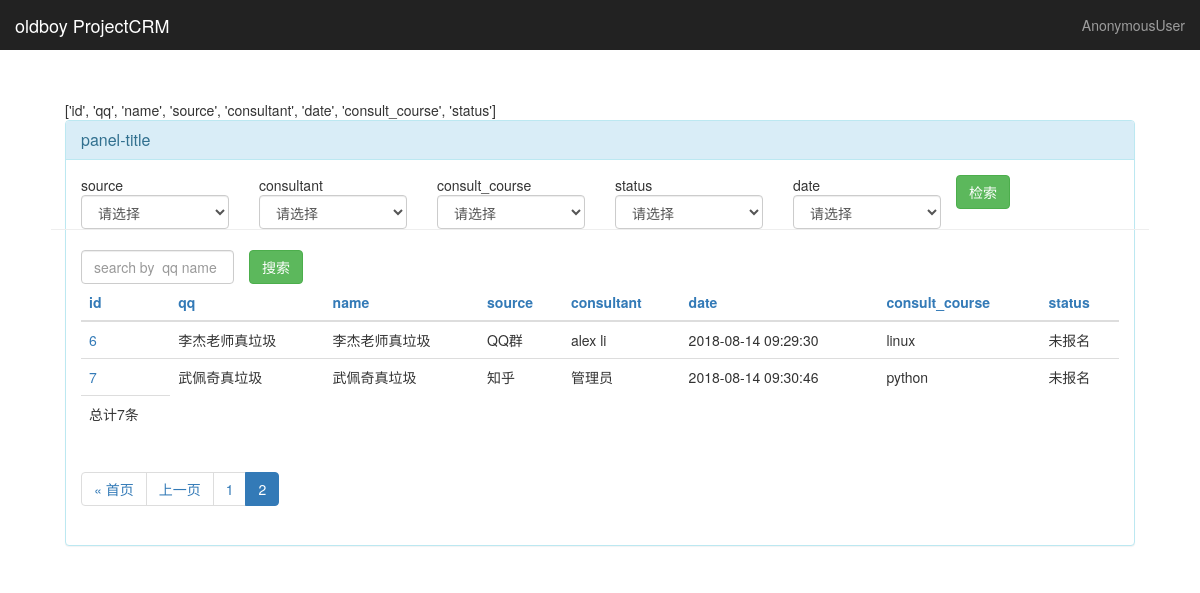
The app's page /king_admin/CRM/customer/?page=3&o=&_q=, older data.
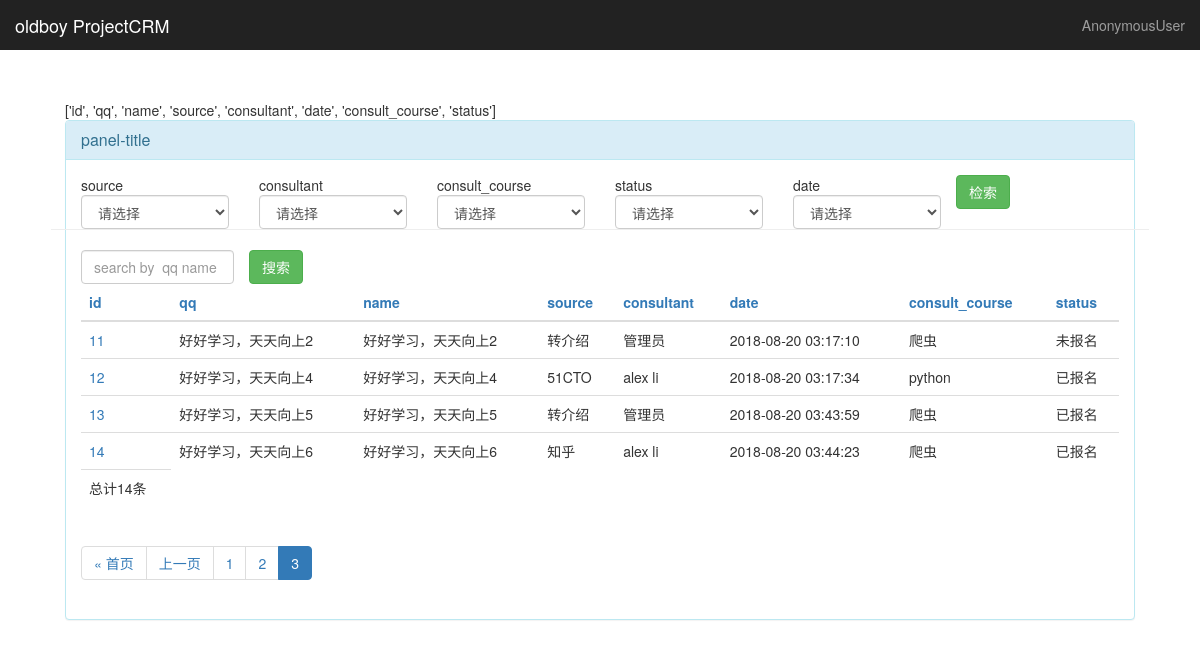
The same page, newer data.
### CRM/models.py (models this page shows, shortened)
class Customer(models.Model):
    name = models.CharField(max_length=32,blank=True,null=True)   #可以存取32个字节
    qq = models.CharField(max_length=64,unique=True)
    qq_name = models.CharField(max_length=64,blank=True,null=True)
    phone = models.CharField(max_length=64,blank=True,null=True)
    source_choices = ((0,'转介绍'),
                      (1, 'QQ群'),
                      (2, '官网'),
                      (3, '百度推广'),
                      (4, '51CTO'),
                      (5, '知乎'),
                      (6, '市场推广'),
                    )
    source = models.SmallIntegerField(choices=source_choices)
    referral_from = models.CharField(verbose_name='转介绍人qq',max_length=64,blank=True,null=True)
    consult_course = models.ForeignKey("Course",verbose_name='咨询课程',on_delete=models.CASCADE)
    content = models.TextField(verbose_name='咨询详情')
    tags = models.ManyToManyField('Tag')
    consultant = models.ForeignKey('UserProfile',on_delete=models.CASCADE)
    status_choices = ((0, '已报名'), (1, '未报名'), (2, '已退学'))
    status = models.SmallIntegerField(choices=status_choices,default=0)
    date = models.DateTimeField(auto_now_add=True)
    memo = models.TextField(blank=True,null=True)
    class Meta:
        verbose_name = "客户"
        verbose_name_plural = "客户"

class UserProfile(models.Model):
    user = models.OneToOneField(User,on_delete=models.CASCADE)
    name = models.CharField(max_length=32)
    roles = models.ManyToManyField("Role")
    def __str__(self):
        return self.name
    class Meta:
        verbose_name_plural = "账号"

class Course(models.Model):
    name = models.CharField(max_length=64,unique=True)
    price = models.PositiveSmallIntegerField()
    period = models.PositiveSmallIntegerField(verbose_name='周期(月)')
    outline = models.TextField()
    class Meta:
        verbose_name = "课程"
        verbose_name_plural = "课程"
    def __str__(self):
        return self.name

### king_admin/views.py (the view)
# urls.py: url(r'^(\w+)/(\w+)/$', views.display_table_objs,name='table_objs'),
def display_table_objs(request,app_name,table_name):
    admin_class = king_admin.enabled_admins[app_name][table_name]
    object_list,filter_conditions = table_filter(request,admin_class) #过滤都得结果
    object_list = table_seach(request,admin_class,object_list)
    object_list,orderby_key = table_sort(request,admin_class,object_list) #排序后的结果
    paginator = Paginator(object_list, admin_class.list_per_page) # Show 25 contacts per pag
    page = request.GET.get('page')
    query_sets = paginator.get_page(page)
    admin_class = king_admin.enabled_admins[app_name][table_name]
    return render(request,'king_admin/table_objs.html',{"admin_class":admin_class,
                                                        "query_sets":query_sets,
                                                        'filter_conditions':filter_conditions,
                                                        'orderby_key':orderby_key,
                                                        'previous_orderby':request.GET.get('o') or '',
                                                        "search_text":request.GET.get('_q','')
                                                        })

### king_admin/utils.py (called while the page is built)
def table_filter(request,admin_class):
    filter_conditions = {}
    keywords = ['page','o','_q']
    for k,v in request.GET.items():
        if k in keywords:#保留的分页和排序关键字
            continue
        if v:
            filter_conditions[k] = v
    return admin_class.model.objects.filter(**filter_conditions),filter_conditions

def table_sort(request,admin_class,objs):
    orderby_key = request.GET.get('o')
    print(orderby_key)
    if orderby_key:
        res = objs.order_by(orderby_key)
        if orderby_key.startswith('-'):
            orderby_key = orderby_key.strip('-')
        else:
            orderby_key = '-%s' % orderby_key
    else:
        res = objs
    return res,orderby_key

def table_seach(request,admin_class,object_list):
    search_key = request.GET.get('_q','')
    q_obj = Q()
    q_obj.connector = 'OR'
    for column in admin_class.search_fields:
        q_obj.children.append(("%s__contains" % column,search_key))
    res = object_list.filter(q_obj)
    return res

### templates/king_admin/table_objs.html (shortened to what this page needs)
{% extends 'king_admin/table_index.html' %}
{% load tags %}
{% block container %}
    {{ admin_class.list_display }}
    <div class="panel panel-info">
        <div class="panel-heading">
            <h3 class="panel-title">panel-title</h3>
        </div>
        <div class="panel-body">
        <div class="row">
            <form class="" method='get'>
                {% for filter_filed in admin_class.list_filters %}
                    <div class="col-lg-2">
                        <span>{{ filter_filed }}</span>
                        {% render_filter_ele filter_filed admin_class filter_conditions %}
                    </div>
                {% endfor %}
                <button type="submit" class="btn btn-success">检索</button>
                <div class="row"><hr>
                    <div class="col-lg-2">
                        <input type="search" name='_q' value="{{ search_text }}" class="form-control" style="margin-left: 15px" placeholder="search by {% for search_filed in admin_class.search_fields %} {{ search_filed }}{% endfor %}">
                    </div>
                    <div class="col-lg-2">
                    <button type="submit" class="btn btn-success">搜索</button>
                    </div>
                </div>
            </form>
        </div>
            <table class="table table-hover">
                <thead>
                <tr>
                    {% for column in admin_class.list_display %}
                        {% build_table_header_column column orderby_key filter_conditions%}
                    {% endfor %}
                </tr>
                </thead>
                <tfoot>
                <tr>
                    <td>
                        总计{{ query_sets.paginator.count }}条
                    </td>
                </tr>
                </tfoot>
            <tbody>
                {% for obj in query_sets %}
                    <tr>
                        {% build_table_row request obj admin_class %}
                    </tr>
                {% endfor %}
            </tbody>
            </table>
        <nav>
            <ul class="pagination">
                {% if query_sets.has_previous %}
                    <li class=""><a href="?page=1">&laquo; 首页</a></li>
                    <li class=""><a href="?page={{ query_sets.previous_page_number }}">上一页</a></li>
                {% endif %}
                    {% build_paginators  query_sets filter_conditions previous_orderby search_text%}
            </ul>
        </nav>
        </div>
    </div>
{% endblock %}

Row changes from the older to the newer data that the page shows:
no longer on this page (row unchanged): Customer: id+qq+name "6 李杰老师真垃圾 李杰老师真垃圾 QQ群 alex li 2018-08-14 09:29:30 linux 未报名"
no longer on this page (row unchanged): Customer: id+qq+name "7 武佩奇真垃圾 武佩奇真垃圾 知乎 管理员 2018-08-14 09:30:46 python 未报名"
added Customer: id+qq+name "11 好好学习，天天向上2 好好学习，天天向上2 转介绍 管理员 2018-08-20 03:17:10 爬虫 未报名"
added Customer: id+qq+name "12 好好学习，天天向上4 好好学习，天天向上4 51CTO alex li 2018-08-20 03:17:34 python 已报名"
added Customer: id+qq+name "13 好好学习，天天向上5 好好学习，天天向上5 转介绍 管理员 2018-08-20 03:43:59 爬虫 已报名"
added Customer: id+qq+name "14 好好学习，天天向上6 好好学习，天天向上6 知乎 alex li 2018-08-20 03:44:23 爬虫 已报名"
Text that changed along with them:
{{ query_sets.paginator.count }}: "7" → "14"
text now shown: "3"
